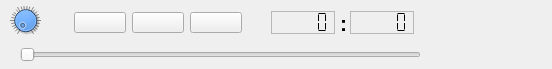
<?xml version="1.0" encoding="UTF-8"?>
<ui version="4.0">
 <class>Controls</class>
 <widget class="QWidget" name="Controls">
  <property name="geometry">
   <rect>
    <x>0</x>
    <y>0</y>
    <width>552</width>
    <height>69</height>
   </rect>
  </property>
  <property name="sizePolicy">
   <sizepolicy hsizetype="Minimum" vsizetype="Minimum">
    <horstretch>0</horstretch>
    <verstretch>0</verstretch>
   </sizepolicy>
  </property>
  <property name="windowTitle">
   <string>Form</string>
  </property>
  <property name="styleSheet">
   <string notr="true"/>
  </property>
  <widget class="QDial" name="dialVolume">
   <property name="enabled">
    <bool>true</bool>
   </property>
   <property name="geometry">
    <rect>
     <x>10</x>
     <y>0</y>
     <width>31</width>
     <height>41</height>
    </rect>
   </property>
   <property name="sizePolicy">
    <sizepolicy hsizetype="Minimum" vsizetype="Minimum">
     <horstretch>0</horstretch>
     <verstretch>0</verstretch>
    </sizepolicy>
   </property>
   <property name="minimumSize">
    <size>
     <width>30</width>
     <height>30</height>
    </size>
   </property>
   <property name="styleSheet">
    <string notr="true">background-color: rgb(91, 162, 253)</string>
   </property>
   <property name="wrapping">
    <bool>false</bool>
   </property>
   <property name="notchesVisible">
    <bool>true</bool>
   </property>
  </widget>
  <widget class="QSlider" name="horizontalSliderPosition">
   <property name="geometry">
    <rect>
     <x>20</x>
     <y>40</y>
     <width>401</width>
     <height>29</height>
    </rect>
   </property>
   <property name="sizePolicy">
    <sizepolicy hsizetype="MinimumExpanding" vsizetype="Minimum">
     <horstretch>0</horstretch>
     <verstretch>0</verstretch>
    </sizepolicy>
   </property>
   <property name="autoFillBackground">
    <bool>false</bool>
   </property>
   <property name="styleSheet">
    <string notr="true">/*
QScrollBar::groove:horizontal {
     border: 0px solid #999999;
     height: 1px; 
     background: gray;/*qlineargradient(x1:0, y1:0, x2:0, y2:1, stop:0 #B1B1B1, stop:1 #c4c4c4);*//*
     margin: 1px 5;
	border-radius: 1px;
 }

 QScrollBar::handle:horizontal {
     background: qlineargradient(x1:0, y1:0, x2:1, y2:1, stop:0 #b4b4b4, stop:1 #8f8f8f);
     border: 0px solid #5c5c5c;
     width: 10px;
     height: 10px;
     margin: -5px; 
     border-radius: 5px;
 }

*/
</string>
   </property>
   <property name="orientation">
    <enum>Qt::Horizontal</enum>
   </property>
  </widget>
  <widget class="QPushButton" name="pushButtonPrev">
   <property name="geometry">
    <rect>
     <x>74</x>
     <y>12</y>
     <width>52</width>
     <height>21</height>
    </rect>
   </property>
   <property name="sizePolicy">
    <sizepolicy hsizetype="Minimum" vsizetype="Minimum">
     <horstretch>0</horstretch>
     <verstretch>0</verstretch>
    </sizepolicy>
   </property>
   <property name="text">
    <string/>
   </property>
   <property name="icon">
    <iconset resource="resources.qrc">
     <normaloff>:/prev.png</normaloff>:/prev.png</iconset>
   </property>
   <property name="iconSize">
    <size>
     <width>30</width>
     <height>30</height>
    </size>
   </property>
  </widget>
  <widget class="QPushButton" name="pushButtonPlayPause">
   <property name="geometry">
    <rect>
     <x>132</x>
     <y>12</y>
     <width>52</width>
     <height>21</height>
    </rect>
   </property>
   <property name="sizePolicy">
    <sizepolicy hsizetype="Minimum" vsizetype="Minimum">
     <horstretch>0</horstretch>
     <verstretch>0</verstretch>
    </sizepolicy>
   </property>
   <property name="styleSheet">
    <string notr="true">image:url(/home/danielholandanoronha/Desktop/PongPlayer/img/botao_azul.png)</string>
   </property>
   <property name="text">
    <string/>
   </property>
   <property name="icon">
    <iconset resource="resources.qrc">
     <normaloff>:/playPause.png</normaloff>:/playPause.png</iconset>
   </property>
   <property name="iconSize">
    <size>
     <width>30</width>
     <height>30</height>
    </size>
   </property>
  </widget>
  <widget class="QPushButton" name="pushButtonNext">
   <property name="geometry">
    <rect>
     <x>190</x>
     <y>12</y>
     <width>52</width>
     <height>21</height>
    </rect>
   </property>
   <property name="sizePolicy">
    <sizepolicy hsizetype="Minimum" vsizetype="Minimum">
     <horstretch>0</horstretch>
     <verstretch>0</verstretch>
    </sizepolicy>
   </property>
   <property name="autoFillBackground">
    <bool>false</bool>
   </property>
   <property name="text">
    <string/>
   </property>
   <property name="icon">
    <iconset resource="resources.qrc">
     <normaloff>:/next.png</normaloff>:/next.png</iconset>
   </property>
   <property name="iconSize">
    <size>
     <width>30</width>
     <height>30</height>
    </size>
   </property>
  </widget>
  <widget class="QLCDNumber" name="lcdNumberElapsed">
   <property name="geometry">
    <rect>
     <x>271</x>
     <y>11</y>
     <width>64</width>
     <height>23</height>
    </rect>
   </property>
   <property name="frameShape">
    <enum>QFrame::StyledPanel</enum>
   </property>
   <property name="frameShadow">
    <enum>QFrame::Plain</enum>
   </property>
   <property name="segmentStyle">
    <enum>QLCDNumber::Flat</enum>
   </property>
  </widget>
  <widget class="QLabel" name="label">
   <property name="geometry">
    <rect>
     <x>340</x>
     <y>11</y>
     <width>16</width>
     <height>24</height>
    </rect>
   </property>
   <property name="font">
    <font>
     <pointsize>16</pointsize>
     <weight>75</weight>
     <bold>true</bold>
    </font>
   </property>
   <property name="text">
    <string>:</string>
   </property>
  </widget>
  <widget class="QLCDNumber" name="lcdNumberDuration">
   <property name="geometry">
    <rect>
     <x>350</x>
     <y>11</y>
     <width>64</width>
     <height>23</height>
    </rect>
   </property>
   <property name="frameShape">
    <enum>QFrame::StyledPanel</enum>
   </property>
   <property name="frameShadow">
    <enum>QFrame::Plain</enum>
   </property>
   <property name="segmentStyle">
    <enum>QLCDNumber::Flat</enum>
   </property>
  </widget>
 </widget>
 <resources>
  <include location="resources.qrc"/>
 </resources>
 <connections>
  <connection>
   <sender>dialVolume</sender>
   <signal>valueChanged(int)</signal>
   <receiver>Controls</receiver>
   <slot>onVolumeChanged(int)</slot>
   <hints>
    <hint type="sourcelabel">
     <x>58</x>
     <y>43</y>
    </hint>
    <hint type="destinationlabel">
     <x>5</x>
     <y>52</y>
    </hint>
   </hints>
  </connection>
  <connection>
   <sender>pushButtonNext</sender>
   <signal>clicked()</signal>
   <receiver>Controls</receiver>
   <slot>onNextClicked()</slot>
   <hints>
    <hint type="sourcelabel">
     <x>731</x>
     <y>42</y>
    </hint>
    <hint type="destinationlabel">
     <x>568</x>
     <y>52</y>
    </hint>
   </hints>
  </connection>
  <connection>
   <sender>pushButtonPrev</sender>
   <signal>clicked()</signal>
   <receiver>Controls</receiver>
   <slot>onPrevClicked()</slot>
   <hints>
    <hint type="sourcelabel">
     <x>640</x>
     <y>52</y>
    </hint>
    <hint type="destinationlabel">
     <x>736</x>
     <y>35</y>
    </hint>
   </hints>
  </connection>
  <connection>
   <sender>pushButtonPlayPause</sender>
   <signal>clicked()</signal>
   <receiver>Controls</receiver>
   <slot>onPlayPauseClicked()</slot>
   <hints>
    <hint type="sourcelabel">
     <x>458</x>
     <y>70</y>
    </hint>
    <hint type="destinationlabel">
     <x>464</x>
     <y>95</y>
    </hint>
   </hints>
  </connection>
 </connections>
 <slots>
  <slot>onVolumeChanged(int)</slot>
  <slot>onPlayPauseClicked()</slot>
  <slot>onStopClicked()</slot>
  <slot>onNextClicked()</slot>
  <slot>onPrevClicked()</slot>
 </slots>
</ui>
